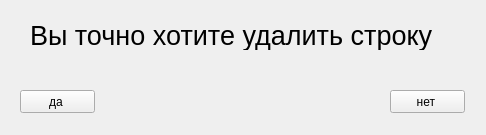
<?xml version="1.0" encoding="UTF-8"?>
<ui version="4.0">
 <class>Form</class>
 <widget class="QWidget" name="Form">
  <property name="geometry">
   <rect>
    <x>0</x>
    <y>0</y>
    <width>486</width>
    <height>135</height>
   </rect>
  </property>
  <property name="windowTitle">
   <string>Удаление неисправном </string>
  </property>
  <widget class="QPushButton" name="pb_yes_defective">
   <property name="geometry">
    <rect>
     <x>20</x>
     <y>90</y>
     <width>75</width>
     <height>23</height>
    </rect>
   </property>
   <property name="text">
    <string>да </string>
   </property>
  </widget>
  <widget class="QPushButton" name="pB_no_defective">
   <property name="geometry">
    <rect>
     <x>390</x>
     <y>90</y>
     <width>75</width>
     <height>23</height>
    </rect>
   </property>
   <property name="text">
    <string>нет </string>
   </property>
  </widget>
  <widget class="QLabel" name="label">
   <property name="geometry">
    <rect>
     <x>30</x>
     <y>20</y>
     <width>410</width>
     <height>30</height>
    </rect>
   </property>
   <property name="font">
    <font>
     <pointsize>20</pointsize>
    </font>
   </property>
   <property name="text">
    <string>Вы точно хотите удалить строку </string>
   </property>
  </widget>
 </widget>
 <resources/>
 <connections/>
</ui>
